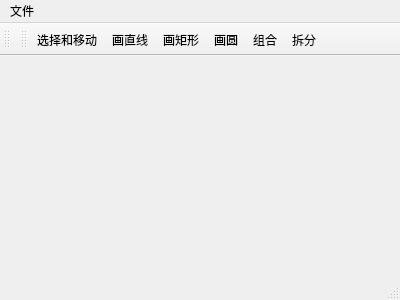
<?xml version="1.0" encoding="UTF-8"?>
<ui version="4.0">
 <class>MainWindow</class>
 <widget class="QMainWindow" name="MainWindow">
  <property name="geometry">
   <rect>
    <x>0</x>
    <y>0</y>
    <width>400</width>
    <height>300</height>
   </rect>
  </property>
  <property name="windowTitle">
   <string>MainWindow</string>
  </property>
  <widget class="QWidget" name="centralWidget"/>
  <widget class="QMenuBar" name="menuBar">
   <property name="geometry">
    <rect>
     <x>0</x>
     <y>0</y>
     <width>400</width>
     <height>23</height>
    </rect>
   </property>
   <widget class="QMenu" name="menu">
    <property name="title">
     <string>文件</string>
    </property>
    <addaction name="save"/>
    <addaction name="open"/>
   </widget>
   <addaction name="menu"/>
  </widget>
  <widget class="QToolBar" name="mainToolBar">
   <attribute name="toolBarArea">
    <enum>TopToolBarArea</enum>
   </attribute>
   <attribute name="toolBarBreak">
    <bool>false</bool>
   </attribute>
  </widget>
  <widget class="QStatusBar" name="statusBar"/>
  <widget class="QToolBar" name="toolBar">
   <property name="windowTitle">
    <string>toolBar</string>
   </property>
   <attribute name="toolBarArea">
    <enum>TopToolBarArea</enum>
   </attribute>
   <attribute name="toolBarBreak">
    <bool>false</bool>
   </attribute>
   <addaction name="choseAndMove"/>
   <addaction name="drawLine"/>
   <addaction name="drawRec"/>
   <addaction name="drawEllipse"/>
   <addaction name="combine"/>
   <addaction name="split"/>
  </widget>
  <action name="choseAndMove">
   <property name="icon">
    <iconset resource="icons.qrc">
     <normaloff>:/icons/icons/mouse.png</normaloff>:/icons/icons/mouse.png</iconset>
   </property>
   <property name="text">
    <string>选择和移动</string>
   </property>
  </action>
  <action name="drawLine">
   <property name="icon">
    <iconset resource="icons.qrc">
     <normaloff>:/icons/icons/line.png</normaloff>:/icons/icons/line.png</iconset>
   </property>
   <property name="text">
    <string>画直线</string>
   </property>
  </action>
  <action name="drawRec">
   <property name="icon">
    <iconset resource="icons.qrc">
     <normaloff>:/icons/icons/rec.png</normaloff>:/icons/icons/rec.png</iconset>
   </property>
   <property name="text">
    <string>画矩形</string>
   </property>
  </action>
  <action name="drawEllipse">
   <property name="icon">
    <iconset resource="icons.qrc">
     <normaloff>:/icons/icons/ellipse.png</normaloff>:/icons/icons/ellipse.png</iconset>
   </property>
   <property name="text">
    <string>画圆</string>
   </property>
  </action>
  <action name="combine">
   <property name="icon">
    <iconset resource="icons.qrc">
     <normaloff>:/icons/icons/combine2.png</normaloff>:/icons/icons/combine2.png</iconset>
   </property>
   <property name="text">
    <string>组合</string>
   </property>
  </action>
  <action name="split">
   <property name="icon">
    <iconset resource="icons.qrc">
     <normaloff>:/icons/icons/split.png</normaloff>:/icons/icons/split.png</iconset>
   </property>
   <property name="text">
    <string>拆分</string>
   </property>
  </action>
  <action name="save">
   <property name="text">
    <string>保存</string>
   </property>
  </action>
  <action name="open">
   <property name="text">
    <string>打开</string>
   </property>
  </action>
 </widget>
 <layoutdefault spacing="6" margin="11"/>
 <resources>
  <include location="icons.qrc"/>
 </resources>
 <connections/>
</ui>
